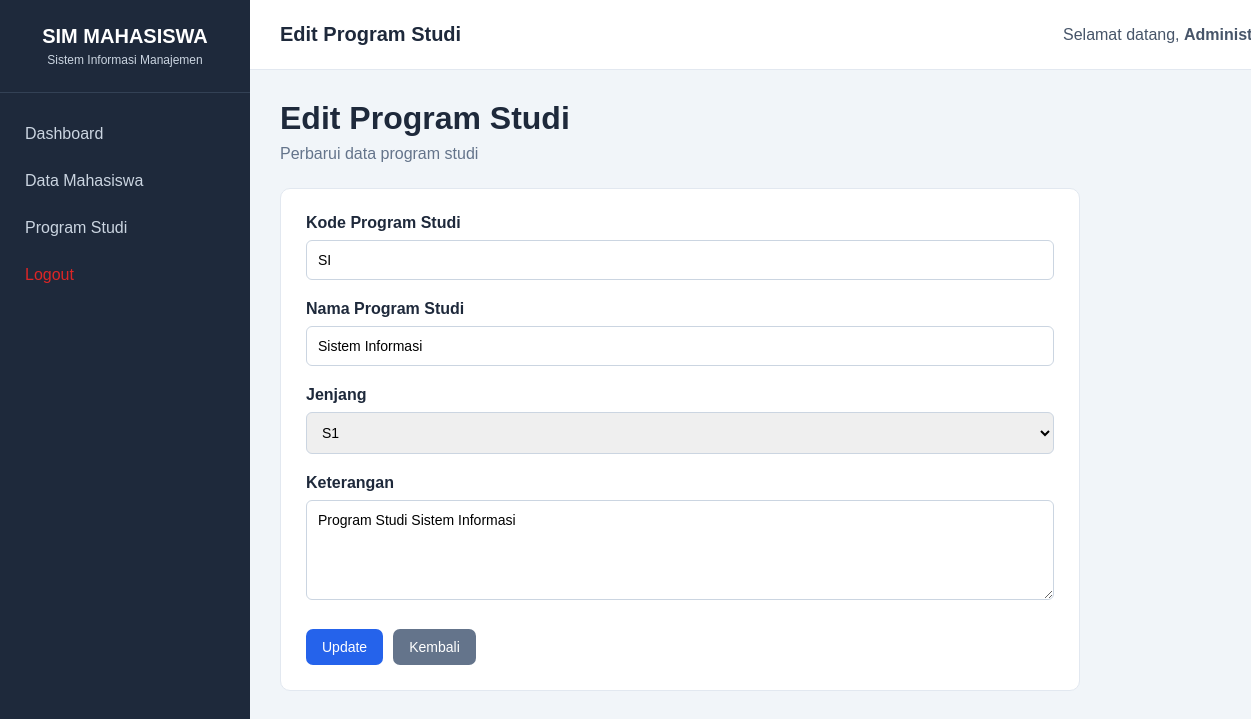
The page /prodi/edit.php?id=2 (signed in) on the database its author committed.
### tables this page shows
CREATE TABLE `prodi` (
  `id` int(11) NOT NULL,
  `kode_prodi` varchar(20) NOT NULL,
  `nama_prodi` varchar(100) NOT NULL,
  `jenjang` varchar(10) NOT NULL,
  `keterangan` text DEFAULT NULL
);

### prodi/edit.php (the view, shortened to what this page needs)
<?php
include "../config/koneksi.php";
$id = $_GET['id'] ?? 0;
$query = mysqli_prepare(
    $koneksi,
    "SELECT * FROM prodi WHERE id = ?"
);
mysqli_stmt_bind_param(
    $query,
    "i",
    $id
);
mysqli_stmt_execute($query);
$result = mysqli_stmt_get_result($query);
$data = mysqli_fetch_assoc($result);
?>
<?php include "../template/header.php"; ?>
<?php include "../template/sidebar.php"; ?>
<div class="main-content">
    <?php include "../template/navbar.php"; ?>
    <div class="content">
        <div class="page-header">
            <div>
                <h1>Edit Program Studi</h1>
                <p>
                    Perbarui data program studi
                </p>
            </div>
        </div>
        <div class="form-container">
            <form
                action="proses_edit.php"
                method="POST"
            >
                <div class="form-group">
                    <label>
                        Kode Program Studi
                    </label>
                    <input
                        type="text"
                        name="kode_prodi"
                        value="<?php echo htmlspecialchars($data['kode_prodi']); ?>"
                        required
                    >
                </div>
                <div class="form-group">
                    <label>
                        Nama Program Studi
                    </label>
                    <input
                        type="text"
                        name="nama_prodi"
                        value="<?php echo htmlspecialchars($data['nama_prodi']); ?>"
                        required
                    >
                </div>
                <div class="form-group">
                    <label>
                        Jenjang
                    </label>
                    <select name="jenjang" required>
                        <option value="S1"
                            <?php
                            if ($data['jenjang'] == 'S1') {
                                echo 'selected';
                            }
                            ?>
                        >
                            S1
                        </option>
                    </select>
                </div>
                <div class="form-group">
                    <label>
                        Keterangan
                    </label>
                    <textarea
                        name="keterangan"
                    ><?php echo htmlspecialchars($data['keterangan']); ?></textarea>
                </div>
                <div class="form-actions">
                    <button
                        type="submit"
                        class="btn btn-primary"
                    >
                        Update
                    </button>
                    <a
                        href="index.php"
                        class="btn btn-secondary"
                    >
                        Kembali
                    </a>
                </div>
            </form>
        </div>
    </div>
</div>
<?php include "../template/footer.php"; ?>

### assets/css/style.css (style rules this page uses)
* { margin: 0; padding: 0; box-sizing: border-box; }
body { font-family: Arial, Helvetica, sans-serif; background-color: #f1f5f9; color: #1e293b; }
.main-content { margin-left: 250px; width: calc(100% - 250px); }
.content { padding: 30px; }
.page-header { display: flex; justify-content: space-between; align-items: center; margin-bottom: 25px; }
.page-header h1 { margin-bottom: 8px; }
.page-header p { color: #64748b; }
.btn { position: relative; display: inline-flex; align-items: center; justify-content: center; gap: 7px; padding: 10px 16px; border-radius: 7px; border: none; text-decoration: none; cursor: pointer; font-size: 14px; font-family: Arial, sans-serif; font-weight: 500; overflow: hidden; transition: transform 0.2s ease, box-shadow 0.2s ease, background-color 0.2s ease; }
.btn::after { content: ""; position: absolute; width: 0; height: 0; border-radius: 50%; background: rgba(255, 255, 255, 0.35); transform: translate(-50%, -50%); transition: width 0.5s ease, height 0.5s ease; }
.btn-primary { background-color: #2563eb; color: white; }
.btn-secondary { background-color: #64748b; color: white; }
.form-container { background-color: white; padding: 25px; border-radius: 10px; border: 1px solid #e2e8f0; max-width: 800px; }
.form-group { margin-bottom: 20px; }
.form-group label { display: block; margin-bottom: 8px; font-weight: bold; }
.form-group input, .form-group select, .form-group textarea { width: 100%; padding: 11px; border: 1px solid #cbd5e1; border-radius: 6px; font-size: 14px; font-family: Arial, sans-serif; }
.form-group textarea { min-height: 100px; resize: vertical; }
.form-actions { display: flex; gap: 10px; margin-top: 25px; }

### rows shown on the page
prodi: kode_prodi "SI", nama_prodi "Sistem Informasi", jenjang "S1", keterangan "Program Studi Sistem Informasi"

### other values the page prints
$judul "Edit Program Studi"
